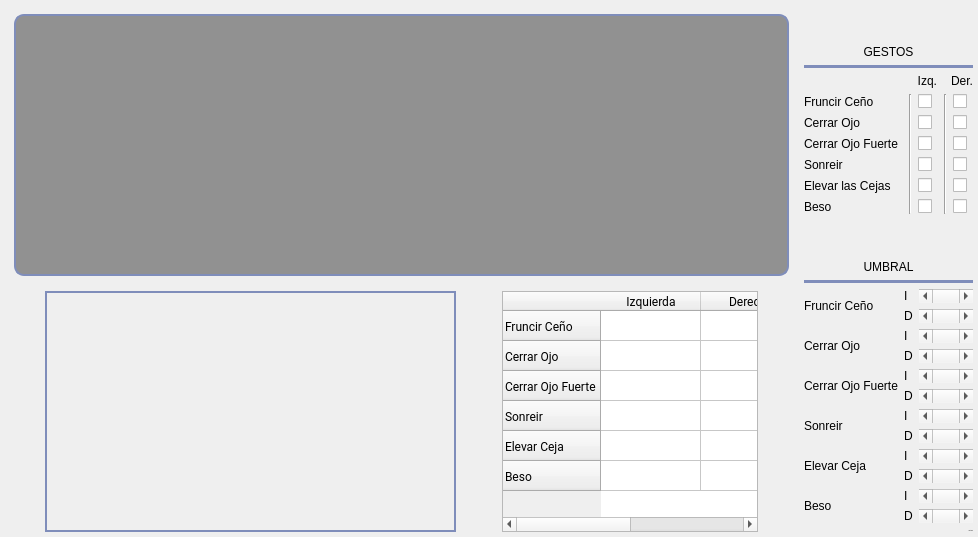
     <widget class="QWidget" name="Gestos">
      <attribute name="title">
       <string>Gestos</string>
      </attribute>
      <layout class="QHBoxLayout" name="horizontalLayout_6">
       <property name="leftMargin">
        <number>5</number>
       </property>
       <property name="topMargin">
        <number>5</number>
       </property>
       <property name="rightMargin">
        <number>5</number>
       </property>
       <property name="bottomMargin">
        <number>5</number>
       </property>
       <item>
        <layout class="QVBoxLayout" name="verticalLayout_4">
         <item>
          <widget class="QWidget" name="widget" native="true">
           <property name="sizePolicy">
            <sizepolicy hsizetype="Expanding" vsizetype="Expanding">
             <horstretch>0</horstretch>
             <verstretch>0</verstretch>
            </sizepolicy>
           </property>
           <property name="minimumSize">
            <size>
             <width>0</width>
             <height>0</height>
            </size>
           </property>
           <property name="maximumSize">
            <size>
             <width>16777215</width>
             <height>16777215</height>
            </size>
           </property>
           <property name="styleSheet">
            <string notr="true">QFrame{
border: 2px solid rgb(127, 141, 186);
border-radius: 10px;
background:rgba(0, 0, 0, 100) ;
}</string>
           </property>
           <layout class="QHBoxLayout" name="horizontalLayout_8">
            <item>
             <widget class="QChartView" name="GestosGraph">
              <property name="sizePolicy">
               <sizepolicy hsizetype="Expanding" vsizetype="Expanding">
                <horstretch>0</horstretch>
                <verstretch>0</verstretch>
               </sizepolicy>
              </property>
              <property name="font">
               <font>
                <family>Roboto</family>
               </font>
              </property>
              <property name="mouseTracking">
               <bool>true</bool>
              </property>
              <property name="tabletTracking">
               <bool>true</bool>
              </property>
              <property name="styleSheet">
               <string notr="true">border: 2px solid rgb(127, 141, 186)</string>
              </property>
              <property name="verticalScrollBarPolicy">
               <enum>Qt::ScrollBarAlwaysOff</enum>
              </property>
              <property name="horizontalScrollBarPolicy">
               <enum>Qt::ScrollBarAlwaysOff</enum>
              </property>
              <property name="interactive">
               <bool>true</bool>
              </property>
              <property name="dragMode">
               <enum>QGraphicsView::NoDrag</enum>
              </property>
              <property name="transformationAnchor">
               <enum>QGraphicsView::NoAnchor</enum>
              </property>
              <property name="viewportUpdateMode">
               <enum>QGraphicsView::BoundingRectViewportUpdate</enum>
              </property>
              <property name="rubberBandSelectionMode">
               <enum>Qt::ContainsItemShape</enum>
              </property>
             </widget>
            </item>
           </layout>
          </widget>
         </item>
         <item>
          <layout class="QHBoxLayout" name="horizontalLayout_7">
           <item>
            <spacer name="horizontalSpacer_9">
             <property name="orientation">
              <enum>Qt::Horizontal</enum>
             </property>
             <property name="sizeHint" stdset="0">
              <size>
               <width>40</width>
               <height>20</height>
              </size>
             </property>
            </spacer>
           </item>
           <item>
            <widget class="QLabel" name="img_label">
             <property name="minimumSize">
              <size>
               <width>411</width>
               <height>241</height>
              </size>
             </property>
             <property name="maximumSize">
              <size>
               <width>411</width>
               <height>241</height>
              </size>
             </property>
             <property name="styleSheet">
              <string notr="true">border: 2px solid rgb(127, 141, 186);
border-radius: 0px;</string>
             </property>
             <property name="text">
              <string/>
             </property>
             <property name="alignment">
              <set>Qt::AlignCenter</set>
             </property>
            </widget>
           </item>
           <item>
            <spacer name="horizontalSpacer_8">
             <property name="orientation">
              <enum>Qt::Horizontal</enum>
             </property>
             <property name="sizeHint" stdset="0">
              <size>
               <width>40</width>
               <height>20</height>
              </size>
             </property>
            </spacer>
           </item>
           <item>
            <widget class="QTableWidget" name="tablaGestos">
             <property name="sizePolicy">
              <sizepolicy hsizetype="Expanding" vsizetype="Minimum">
               <horstretch>0</horstretch>
               <verstretch>0</verstretch>
              </sizepolicy>
             </property>
             <property name="font">
              <font>
               <family>Roboto</family>
              </font>
             </property>
             <row>
              <property name="text">
               <string>Fruncir Ceño</string>
              </property>
              <property name="font">
               <font>
                <family>Roboto</family>
               </font>
              </property>
             </row>
             <row>
              <property name="text">
               <string>Cerrar Ojo</string>
              </property>
              <property name="font">
               <font>
                <family>Roboto</family>
               </font>
              </property>
             </row>
             <row>
              <property name="text">
               <string>Cerrar Ojo Fuerte</string>
              </property>
              <property name="font">
               <font>
                <family>Roboto</family>
               </font>
              </property>
             </row>
             <row>
              <property name="text">
               <string>Sonreir</string>
              </property>
              <property name="font">
               <font>
                <family>Roboto</family>
               </font>
              </property>
             </row>
             <row>
              <property name="text">
               <string>Elevar Ceja</string>
              </property>
              <property name="font">
               <font>
                <family>Roboto</family>
               </font>
              </property>
             </row>
             <row>
              <property name="text">
               <string>Beso</string>
              </property>
              <property name="font">
               <font>
                <family>Roboto</family>
               </font>
              </property>
             </row>
             <column>
              <property name="text">
               <string>Izquierda</string>
              </property>
              <property name="font">
               <font>
                <family>Roboto</family>
               </font>
              </property>
             </column>
             <column>
              <property name="text">
               <string>Derecha</string>
              </property>
              <property name="font">
               <font>
                <family>Roboto</family>
               </font>
              </property>
             </column>
             <item row="0" column="0">
              <property name="text">
               <string/>
              </property>
              <property name="textAlignment">
               <set>AlignTrailing|AlignVCenter</set>
              </property>
              <property name="flags">
               <set>ItemIsEnabled</set>
              </property>
             </item>
             <item row="0" column="1">
              <property name="text">
               <string/>
              </property>
              <property name="textAlignment">
               <set>AlignTrailing|AlignVCenter</set>
              </property>
              <property name="flags">
               <set>ItemIsEnabled</set>
              </property>
             </item>
             <item row="1" column="0">
              <property name="text">
               <string/>
              </property>
              <property name="textAlignment">
               <set>AlignTrailing|AlignVCenter</set>
              </property>
              <property name="flags">
               <set>ItemIsEnabled</set>
              </property>
             </item>
             <item row="1" column="1">
              <property name="text">
               <string/>
              </property>
              <property name="textAlignment">
               <set>AlignTrailing|AlignVCenter</set>
              </property>
              <property name="flags">
               <set>ItemIsEnabled</set>
              </property>
             </item>
             <item row="2" column="0">
              <property name="text">
               <string/>
              </property>
              <property name="textAlignment">
               <set>AlignTrailing|AlignVCenter</set>
              </property>
              <property name="flags">
               <set>ItemIsEnabled</set>
              </property>
             </item>
             <item row="2" column="1">
              <property name="text">
               <string/>
              </property>
              <property name="textAlignment">
               <set>AlignTrailing|AlignVCenter</set>
              </property>
              <property name="flags">
               <set>ItemIsEnabled</set>
              </property>
             </item>
             <item row="3" column="0">
              <property name="text">
               <string/>
              </property>
              <property name="textAlignment">
               <set>AlignTrailing|AlignVCenter</set>
              </property>
              <property name="flags">
               <set>ItemIsEnabled</set>
              </property>
             </item>
             <item row="3" column="1">
              <property name="text">
               <string/>
              </property>
              <property name="textAlignment">
               <set>AlignTrailing|AlignVCenter</set>
              </property>
              <property name="flags">
               <set>ItemIsEnabled</set>
              </property>
             </item>
             <item row="4" column="0">
              <property name="text">
               <string/>
              </property>
              <property name="textAlignment">
               <set>AlignTrailing|AlignVCenter</set>
              </property>
              <property name="flags">
               <set>ItemIsEnabled</set>
              </property>
             </item>
             <item row="4" column="1">
              <property name="text">
               <string/>
              </property>
              <property name="textAlignment">
               <set>AlignTrailing|AlignVCenter</set>
              </property>
              <property name="flags">
               <set>ItemIsEnabled</set>
              </property>
             </item>
             <item row="5" column="0">
              <property name="text">
               <string/>
              </property>
              <property name="textAlignment">
               <set>AlignTrailing|AlignVCenter</set>
              </property>
              <property name="flags">
               <set>ItemIsEnabled</set>
              </property>
             </item>
             <item row="5" column="1">
              <property name="text">
               <string/>
              </property>
              <property name="textAlignment">
               <set>AlignTrailing|AlignVCenter</set>
              </property>
              <property name="flags">
               <set>ItemIsEnabled</set>
              </property>
             </item>
            </widget>
           </item>
           <item>
            <spacer name="horizontalSpacer_10">
             <property name="orientation">
              <enum>Qt::Horizontal</enum>
             </property>
             <property name="sizeHint" stdset="0">
              <size>
               <width>40</width>
               <height>20</height>
              </size>
             </property>
            </spacer>
           </item>
          </layout>
         </item>
        </layout>
       </item>
       <item>
        <layout class="QVBoxLayout" name="verticalLayout_3">
         <item>
          <spacer name="verticalSpacer_4">
           <property name="orientation">
            <enum>Qt::Vertical</enum>
           </property>
           <property name="sizeHint" stdset="0">
            <size>
             <width>20</width>
             <height>40</height>
            </size>
           </property>
          </spacer>
         </item>
         <item>
          <widget class="QLabel" name="label_34">
           <property name="text">
            <string>GESTOS</string>
           </property>
           <property name="alignment">
            <set>Qt::AlignCenter</set>
           </property>
          </widget>
         </item>
         <item>
          <widget class="Line" name="line_4">
           <property name="styleSheet">
            <string notr="true">border: 2px solid rgb(127, 141, 186)</string>
           </property>
           <property name="orientation">
            <enum>Qt::Horizontal</enum>
           </property>
          </widget>
         </item>
         <item>
          <layout class="QVBoxLayout" name="verticalLayout_8">
           <property name="sizeConstraint">
            <enum>QLayout::SetMinimumSize</enum>
           </property>
           <item>
            <layout class="QHBoxLayout" name="horizontalLayout_5">
             <item>
              <widget class="QLabel" name="label_11">
               <property name="text">
                <string>Izq.</string>
               </property>
               <property name="alignment">
                <set>Qt::AlignRight|Qt::AlignTrailing|Qt::AlignVCenter</set>
               </property>
              </widget>
             </item>
             <item>
              <widget class="QLabel" name="label_10">
               <property name="maximumSize">
                <size>
                 <width>30</width>
                 <height>16777215</height>
                </size>
               </property>
               <property name="text">
                <string>Der.</string>
               </property>
               <property name="alignment">
                <set>Qt::AlignRight|Qt::AlignTrailing|Qt::AlignVCenter</set>
               </property>
              </widget>
             </item>
            </layout>
           </item>
           <item>
            <layout class="QHBoxLayout" name="horizontalLayout_4">
             <item>
              <layout class="QVBoxLayout" name="verticalLayout_5">
               <property name="sizeConstraint">
                <enum>QLayout::SetMinimumSize</enum>
               </property>
               <item>
                <widget class="QLabel" name="label_2">
                 <property name="text">
                  <string>Fruncir Ceño</string>
                 </property>
                </widget>
               </item>
               <item>
                <widget class="QLabel" name="label_3">
                 <property name="text">
                  <string>Cerrar Ojo</string>
                 </property>
                </widget>
               </item>
               <item>
                <widget class="QLabel" name="label_4">
                 <property name="text">
                  <string>Cerrar Ojo Fuerte</string>
                 </property>
                </widget>
               </item>
               <item>
                <widget class="QLabel" name="label_5">
                 <property name="text">
                  <string>Sonreir</string>
                 </property>
                </widget>
               </item>
               <item>
                <widget class="QLabel" name="label_6">
                 <property name="text">
                  <string>Elevar las Cejas</string>
                 </property>
                </widget>
               </item>
               <item>
                <widget class="QLabel" name="label_9">
                 <property name="text">
                  <string>Beso</string>
                 </property>
                </widget>
               </item>
              </layout>
             </item>
             <item>
              <widget class="Line" name="line">
               <property name="orientation">
                <enum>Qt::Vertical</enum>
               </property>
              </widget>
             </item>
             <item>
              <layout class="QVBoxLayout" name="verticalLayout_6">
               <item>
                <widget class="QCheckBox" name="BoxFruncirCenioL">
                 <property name="maximumSize">
                  <size>
                   <width>20</width>
                   <height>16777215</height>
                  </size>
                 </property>
                 <property name="text">
                  <string/>
                 </property>
                </widget>
               </item>
               <item>
                <widget class="QCheckBox" name="BoxCerrarOjoL">
                 <property name="maximumSize">
                  <size>
                   <width>20</width>
                   <height>16777215</height>
                  </size>
                 </property>
                 <property name="text">
                  <string/>
                 </property>
                </widget>
               </item>
               <item>
                <widget class="QCheckBox" name="BoxCerrarOjoFueL">
                 <property name="maximumSize">
                  <size>
                   <width>20</width>
                   <height>16777215</height>
                  </size>
                 </property>
                 <property name="text">
                  <string/>
                 </property>
                </widget>
               </item>
               <item>
                <widget class="QCheckBox" name="BoxSonrreirL">
                 <property name="maximumSize">
                  <size>
                   <width>20</width>
                   <height>16777215</height>
                  </size>
                 </property>
                 <property name="text">
                  <string/>
                 </property>
                </widget>
               </item>
               <item>
                <widget class="QCheckBox" name="BoxElevarCejasL">
                 <property name="maximumSize">
                  <size>
                   <width>20</width>
                   <height>16777215</height>
                  </size>
                 </property>
                 <property name="text">
                  <string/>
                 </property>
                </widget>
               </item>
               <item>
                <widget class="QCheckBox" name="BoxBesoL">
                 <property name="maximumSize">
                  <size>
                   <width>20</width>
                   <height>16777215</height>
                  </size>
                 </property>
                 <property name="text">
                  <string/>
                 </property>
                </widget>
               </item>
              </layout>
             </item>
             <item>
              <widget class="Line" name="line_2">
               <property name="orientation">
                <enum>Qt::Vertical</enum>
               </property>
              </widget>
             </item>
             <item>
              <layout class="QVBoxLayout" name="verticalLayout_7">
               <item>
                <widget class="QCheckBox" name="BoxFruncirCenioR">
                 <property name="maximumSize">
                  <size>
                   <width>20</width>
                   <height>16777215</height>
                  </size>
                 </property>
                 <property name="text">
                  <string/>
                 </property>
                </widget>
               </item>
               <item>
                <widget class="QCheckBox" name="BoxCerrarOjoR">
                 <property name="maximumSize">
                  <size>
                   <width>20</width>
                   <height>16777215</height>
                  </size>
                 </property>
                 <property name="text">
                  <string/>
                 </property>
                </widget>
               </item>
               <item>
                <widget class="QCheckBox" name="BoxCerrarOjoFueR">
                 <property name="maximumSize">
                  <size>
                   <width>20</width>
                   <height>16777215</height>
                  </size>
                 </property>
                 <property name="text">
                  <string/>
                 </property>
                </widget>
               </item>
               <item>
                <widget class="QCheckBox" name="BoxSonrreirR">
                 <property name="maximumSize">
                  <size>
                   <width>20</width>
                   <height>16777215</height>
                  </size>
                 </property>
                 <property name="text">
                  <string/>
                 </property>
                </widget>
               </item>
               <item>
                <widget class="QCheckBox" name="BoxElevarCejasR">
                 <property name="maximumSize">
                  <size>
                   <width>20</width>
                   <height>16777215</height>
                  </size>
                 </property>
                 <property name="text">
                  <string/>
                 </property>
                </widget>
               </item>
               <item>
                <widget class="QCheckBox" name="BoxBesoR">
                 <property name="maximumSize">
                  <size>
                   <width>20</width>
                   <height>16777215</height>
                  </size>
                 </property>
                 <property name="text">
                  <string/>
                 </property>
                </widget>
               </item>
              </layout>
             </item>
            </layout>
           </item>
          </layout>
         </item>
         <item>
          <spacer name="verticalSpacer_5">
           <property name="orientation">
            <enum>Qt::Vertical</enum>
           </property>
           <property name="sizeHint" stdset="0">
            <size>
             <width>20</width>
             <height>40</height>
            </size>
           </property>
          </spacer>
         </item>
         <item>
          <widget class="QLabel" name="label_33">
           <property name="text">
            <string>UMBRAL</string>
           </property>
           <property name="alignment">
            <set>Qt::AlignCenter</set>
           </property>
          </widget>
         </item>
         <item>
          <widget class="Line" name="line_3">
           <property name="styleSheet">
            <string notr="true">border: 2px solid rgb(127, 141, 186)</string>
           </property>
           <property name="orientation">
            <enum>Qt::Horizontal</enum>
           </property>
          </widget>
         </item>
         <item>
          <layout class="QGridLayout" name="gridLayout">
           <item row="2" column="0">
            <widget class="QLabel" name="label_7">
             <property name="text">
              <string>Cerrar Ojo</string>
             </property>
            </widget>
           </item>
           <item row="6" column="2">
            <layout class="QVBoxLayout" name="verticalLayout_21">
             <item>
              <widget class="QScrollBar" name="scroll_umbral_beso_L">
               <property name="orientation">
                <enum>Qt::Horizontal</enum>
               </property>
              </widget>
             </item>
             <item>
              <widget class="QScrollBar" name="scroll_umbral_beso_R">
               <property name="orientation">
                <enum>Qt::Horizontal</enum>
               </property>
              </widget>
             </item>
            </layout>
           </item>
           <item row="5" column="2">
            <layout class="QVBoxLayout" name="verticalLayout_20">
             <item>
              <widget class="QScrollBar" name="scroll_umbral_elevar_ceja_L">
               <property name="orientation">
                <enum>Qt::Horizontal</enum>
               </property>
              </widget>
             </item>
             <item>
              <widget class="QScrollBar" name="scroll_umbral_elevar_ceja_R">
               <property name="orientation">
                <enum>Qt::Horizontal</enum>
               </property>
              </widget>
             </item>
            </layout>
           </item>
           <item row="5" column="1">
            <layout class="QVBoxLayout" name="verticalLayout_26">
             <item>
              <widget class="QLabel" name="label_23">
               <property name="text">
                <string>I</string>
               </property>
              </widget>
             </item>
             <item>
              <widget class="QLabel" name="label_24">
               <property name="text">
                <string>D</string>
               </property>
              </widget>
             </item>
            </layout>
           </item>
           <item row="4" column="2">
            <layout class="QVBoxLayout" name="verticalLayout_19">
             <item>
              <widget class="QScrollBar" name="scroll_umbral_sonreir_L">
               <property name="orientation">
                <enum>Qt::Horizontal</enum>
               </property>
              </widget>
             </item>
             <item>
              <widget class="QScrollBar" name="scroll_umbral_sonreir_R">
               <property name="orientation">
                <enum>Qt::Horizontal</enum>
               </property>
              </widget>
             </item>
            </layout>
           </item>
           <item row="3" column="1">
            <layout class="QVBoxLayout" name="verticalLayout_24">
             <item>
              <widget class="QLabel" name="label_19">
               <property name="text">
                <string>I</string>
               </property>
              </widget>
             </item>
             <item>
              <widget class="QLabel" name="label_20">
               <property name="text">
                <string>D</string>
               </property>
              </widget>
             </item>
            </layout>
           </item>
           <item row="1" column="1">
            <layout class="QVBoxLayout" name="verticalLayout_23">
             <item>
              <widget class="QLabel" name="label_15">
               <property name="text">
                <string>I</string>
               </property>
              </widget>
             </item>
             <item>
              <widget class="QLabel" name="label_16">
               <property name="text">
                <string>D</string>
               </property>
              </widget>
             </item>
            </layout>
           </item>
           <item row="6" column="0">
            <widget class="QLabel" name="label_14">
             <property name="text">
              <string>Beso</string>
             </property>
            </widget>
           </item>
           <item row="4" column="1">
            <layout class="QVBoxLayout" name="verticalLayout_25">
             <item>
              <widget class="QLabel" name="label_21">
               <property name="text">
                <string>I</string>
               </property>
              </widget>
             </item>
             <item>
              <widget class="QLabel" name="label_22">
               <property name="text">
                <string>D</string>
               </property>
              </widget>
             </item>
            </layout>
           </item>
           <item row="2" column="2">
            <layout class="QVBoxLayout" name="verticalLayout_17">
             <item>
              <widget class="QScrollBar" name="scroll_umbral_cerrar_ojo_L">
               <property name="sizePolicy">
                <sizepolicy hsizetype="Minimum" vsizetype="Fixed">
                 <horstretch>0</horstretch>
                 <verstretch>0</verstretch>
                </sizepolicy>
               </property>
               <property name="orientation">
                <enum>Qt::Horizontal</enum>
               </property>
              </widget>
             </item>
             <item>
              <widget class="QScrollBar" name="scroll_umbral_cerrar_ojo_R">
               <property name="orientation">
                <enum>Qt::Horizontal</enum>
               </property>
              </widget>
             </item>
            </layout>
           </item>
           <item row="1" column="0">
            <widget class="QLabel" name="label">
             <property name="sizePolicy">
              <sizepolicy hsizetype="Preferred" vsizetype="Preferred">
               <horstretch>0</horstretch>
               <verstretch>0</verstretch>
              </sizepolicy>
             </property>
             <property name="text">
              <string>Fruncir Ceño</string>
             </property>
            </widget>
           </item>
           <item row="3" column="0">
            <widget class="QLabel" name="label_8">
             <property name="text">
              <string>Cerrar Ojo Fuerte</string>
             </property>
            </widget>
           </item>
           <item row="4" column="0">
            <widget class="QLabel" name="label_12">
             <property name="text">
              <string>Sonreir</string>
             </property>
            </widget>
           </item>
           <item row="5" column="0">
            <widget class="QLabel" name="label_13">
             <property name="text">
              <string>Elevar Ceja</string>
             </property>
            </widget>
           </item>
           <item row="1" column="2">
            <layout class="QVBoxLayout" name="verticalLayout_16">
             <item>
              <widget class="QScrollBar" name="scroll_umbral_fruncir_ceno_L">
               <property name="orientation">
                <enum>Qt::Horizontal</enum>
               </property>
              </widget>
             </item>
             <item>
              <widget class="QScrollBar" name="scroll_umbral_fruncir_ceno_R">
               <property name="orientation">
                <enum>Qt::Horizontal</enum>
               </property>
              </widget>
             </item>
            </layout>
           </item>
           <item row="3" column="2">
            <layout class="QVBoxLayout" name="verticalLayout_18">
             <item>
              <widget class="QScrollBar" name="scroll_umbral_cerrar_ojo_fuerte_L">
               <property name="orientation">
                <enum>Qt::Horizontal</enum>
               </property>
              </widget>
             </item>
             <item>
              <widget class="QScrollBar" name="scroll_umbral_cerrar_ojo_fuerte_R">
               <property name="orientation">
                <enum>Qt::Horizontal</enum>
               </property>
              </widget>
             </item>
            </layout>
           </item>
           <item row="6" column="1">
            <layout class="QVBoxLayout" name="verticalLayout_27">
             <item>
              <widget class="QLabel" name="label_25">
               <property name="text">
                <string>I</string>
               </property>
              </widget>
             </item>
             <item>
              <widget class="QLabel" name="label_26">
               <property name="text">
                <string>D</string>
               </property>
              </widget>
             </item>
            </layout>
           </item>
           <item row="2" column="1">
            <layout class="QVBoxLayout" name="verticalLayout_22">
             <item>
              <widget class="QLabel" name="label_17">
               <property name="text">
                <string>I</string>
               </property>
              </widget>
             </item>
             <item>
              <widget class="QLabel" name="label_18">
               <property name="text">
                <string>D</string>
               </property>
              </widget>
             </item>
            </layout>
           </item>
          </layout>
         </item>
         <item>
          <spacer name="verticalSpacer_3">
           <property name="orientation">
            <enum>Qt::Vertical</enum>
           </property>
           <property name="sizeHint" stdset="0">
            <size>
             <width>20</width>
             <height>0</height>
            </size>
           </property>
          </spacer>
         </item>
         <item>
          <widget class="QLabel" name="nro_frame">
           <property name="font">
            <font>
             <family>Open Sans</family>
             <pointsize>-1</pointsize>
             <weight>50</weight>
             <italic>false</italic>
             <bold>false</bold>
            </font>
           </property>
           <property name="text">
            <string>TextLabel</string>
           </property>
           <property name="alignment">
            <set>Qt::AlignBottom|Qt::AlignRight|Qt::AlignTrailing</set>
           </property>
          </widget>
         </item>
        </layout>
       </item>
      </layout>
     </widget>
